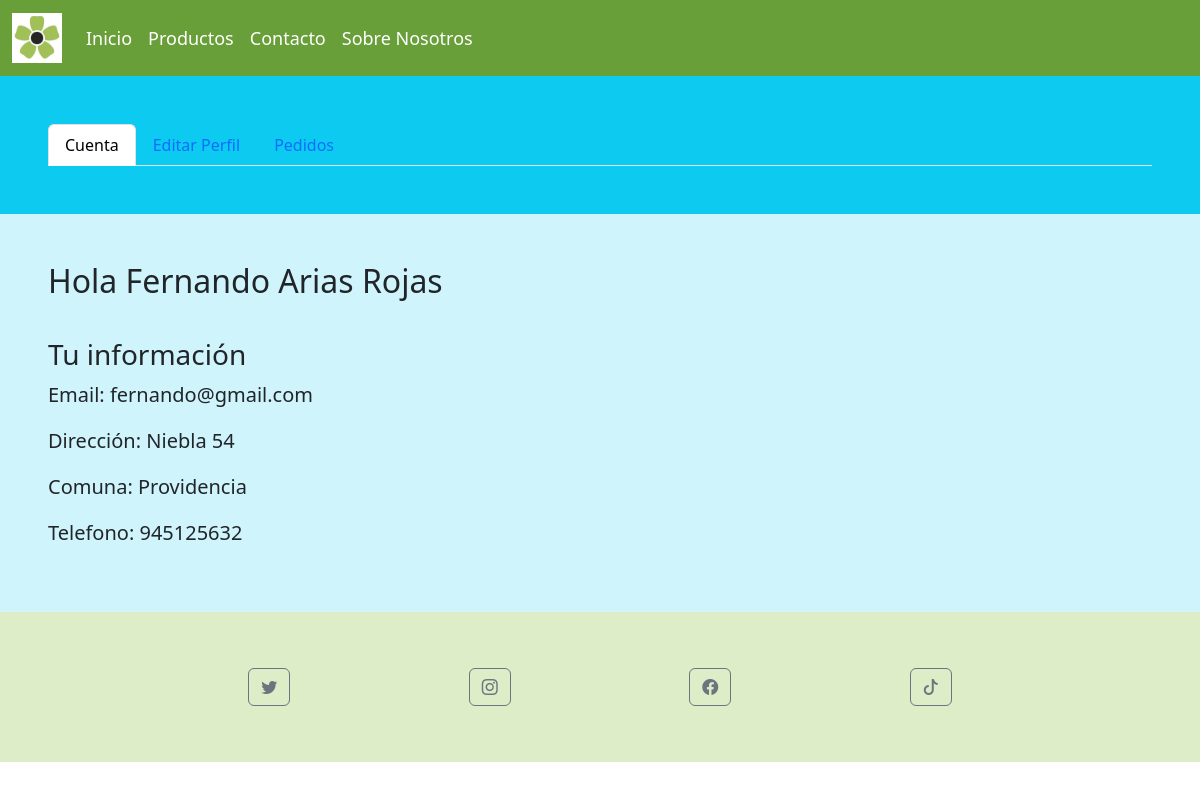
Screenshot of /Webapp/usuario (signed in) with the database file from the repository.
### Webapp/models.py (models this page shows, shortened)
class cliente(models.Model):
    runCliente = models.CharField(max_length=10, primary_key=True)
    nombreCliente = models.CharField(max_length=30, blank=False, null=False)
    apPaternoCliente = models.CharField(max_length=30, blank=False, null=False)
    apMaternoCliente = models.CharField(max_length=30, blank=False, null=False)
    direccionCliente = models.CharField(max_length=30, blank=False, null=False)
    telefonoCliente = models.IntegerField()
    correoCliente = models.EmailField(blank=False, null=False, max_length=30)
    contraseñaCliente = models.CharField(max_length=30, blank=False, null=False)
    comuna = models.ForeignKey("comuna", on_delete=models.CASCADE)
    tipoUsuario = models.ForeignKey("tipoUsuario", on_delete=models.CASCADE)

class comuna(models.Model):
    idComuna = models.AutoField(primary_key=True)
    nombre_comuna = models.CharField(max_length=30, blank=False, null=False)
    provincia = models.ForeignKey("provincia", on_delete=models.CASCADE)
    def __str__(self):
        return str(self.nombre_comuna)

### Webapp/views.py (the view)
# urls.py: path("usuario", views.usuario, name="usuario"),
def usuario(request):
    run = request.session.get('runCliente')
    cli = cliente.objects.get(runCliente=run)
    ped = pedido.objects.filter(cliente=cli)
    des = despacho.objects.filter(pedido__in=ped)
    com = comuna.objects.all()
    context = {
        "cliente": cli,
        "pedido": ped,
        "despacho": des,
        "comuna": com,
    }
    return render(request, "pages/usuario.html", context)

### Webapp/models.py (called while the page is built)
    def __str__(self):
        return str(self.nombreEstado)

### Webapp/templates/pages/usuario.html (shortened to what this page needs)
<!DOCTYPE html>
<html lang="en">
<head>
  {% load static %}
  <link rel="stylesheet" href="{% static 'css/styles.css' %}">
  <link rel="stylesheet" href="https://cdn.jsdelivr.net/npm/bootstrap-icons@1.10.5/font/bootstrap-icons.css">
  <link href="https://cdn.jsdelivr.net/npm/bootstrap@5.3.0/dist/css/bootstrap.min.css" rel="stylesheet">
</head>
<body>
  <nav class="barra navbar navbar-expand-md">
    <div class="container-fluid">
      <div class="collapse navbar-collapse" id="navbarmenu">
        <a class="navbar-brand" href="#">
          <img src="{% static 'img/icon.png' %}" width="50px">
        </a>
        <ul class="navbar-nav d-flex justify-content-center align-items-center">
          <li class="nav-item">
            <a class="nav-link" aria-current="page" href={% url 'index' %}>Inicio</a>
          </li>
          <li class="nav-item">
            <a class="nav-link" href="{% url 'productos' %}">Productos</a>
          </li>
          <li class="nav-item">
            <a class="nav-link" href="{% url 'contacto' %}">Contacto</a>
          </li>
          <li class="nav-item">
            <a class="nav-link" href="{% url 'nosotros' %}">Sobre Nosotros</a>
          </li>
        </ul>
      </div>
    </div>
  </nav>
<main>
  <div class="container-fluid">
    <div class="row d-flex justify-content-center">
        <nav class="bg-info p-5">
          <div class="col-12 col-md-12 nav nav-tabs bg-info" id="nav-tab" role="tablist">
            <button class="nav-link active" id="nav-home-tab" data-bs-toggle="tab" data-bs-target="#nav-home" type="button" role="tab" aria-controls="nav-home" aria-selected="true">Cuenta</button>
            <button class="nav-link" id="nav-profile-tab" data-bs-toggle="tab" data-bs-target="#nav-profile" type="button" role="tab" aria-controls="nav-profile" aria-selected="false">Editar Perfil</button>
            <button class="nav-link" id="nav-contact-tab" data-bs-toggle="tab" data-bs-target="#nav-contact" type="button" role="tab" aria-controls="nav-contact" aria-selected="false">Pedidos</button>
          </div>
        </nav>
        <div class="col-12 col-md-12 bg-info-subtle p-5 tab-content" id="nav-tabContent">
          <div class="tab-pane fade show active" id="nav-home" role="tabpanel" aria-labelledby="nav-home-tab" tabindex="0">
            <div class="panel-control">
              <h2>Hola {{cliente.nombreCliente}} {{cliente.apPaternoCliente}} {{cliente.apMaternoCliente}} </h2>
              <br>
              <h3>Tu información</h3>
                <p>Email: {{cliente.correoCliente}}</p>
                <p>Dirección: {{cliente.direccionCliente}}</p>
                <p>Comuna: {{cliente.comuna}}</p>
                <p>Telefono: {{cliente.telefonoCliente}}</p>
            </div>
          </div>
        </div>
    </div>
  </div>
</main>
<footer>
  <div class="container-fluid d-flex justify-content-center " style="background-color: #DCEDC8;">
    <div class="row w-75 pie">
      <div class="col-6 col-md-3 d-flex justify-content-center align-items-center">
        <a href="https://twitter.com/">
          <button class="btn btn-outline-secondary">
            <i class="bi bi-twitter"></i>
          </button>
        </a>
      </div>
      <div class="col-6 col-md-3 d-flex justify-content-center align-items-center">
        <a href="https://instagram.com/">
          <button class="btn btn-outline-secondary">
            <i class="bi bi-instagram"></i>
          </button>
        </a>
      </div>
      <div class="col-6 col-md-3 d-flex justify-content-center align-items-center">
        <a href="https://facebook.com/">
          <button class="btn btn-outline-secondary">
            <i class="bi bi-facebook"></i>
          </button>
        </a>
      </div>
      <div class="col-6 col-md-3 d-flex justify-content-center align-items-center">
        <a href="https://tiktok.com/">
          <button class="btn btn-outline-secondary">
            <i class="bi bi-tiktok"></i>
          </button>
        </a>
      </div>
    </div>
  </div>
</footer>
</body>
</html>

### Webapp/static/css/styles.css (style rules this page uses)
.barra { background-color: #689F38; font-size: 18px; color: white; }
.barra .nav-link { color: white; padding: 5px; }
.pie { height: 150px; background-color: #DCEDC8; color: black; font-size: 18px; }
.panel-control { font-size: 20px; }

### rows the page displays
cliente: nombreCliente "Fernando", apPaternoCliente "Arias", apMaternoCliente "Rojas", correoCliente "fernando@gmail.com", direccionCliente "Niebla 54", comuna "Providencia", telefonoCliente "945125632"
